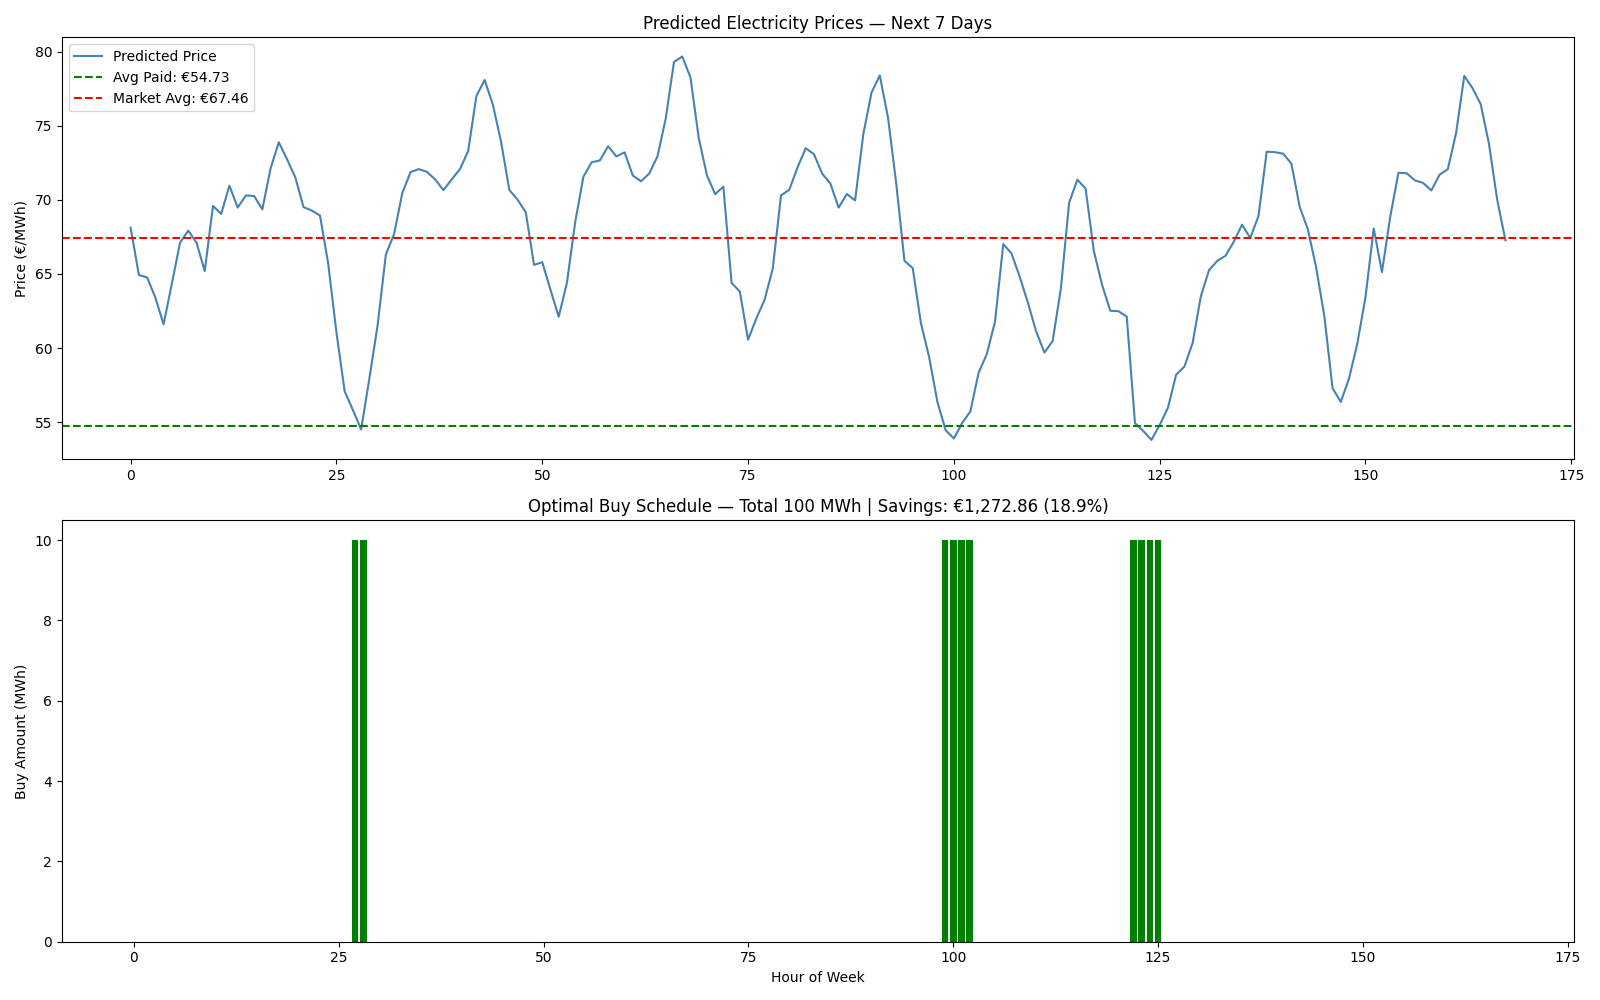

Recreate this plot in Python.
import pandas as pd
import numpy as np
import pickle
import matplotlib.pyplot as plt
from scipy.optimize import linprog

# ── Load model & data ──────────────────────────────────
with open("gridmind_model.pkl", "rb") as f:
    model = pickle.load(f)

energy = pd.read_csv("energy_dataset.csv")
energy["time"] = pd.to_datetime(energy["time"], utc=True)
energy = energy.set_index("time")

df = energy[["price actual"]].copy()
df["price actual"] = df["price actual"].ffill()

# ── Feature Engineering ────────────────────────────────
df["hour"]           = df.index.hour
df["dayofweek"]      = df.index.dayofweek
df["month"]          = df.index.month
df["is_weekend"]     = (df.index.dayofweek >= 5).astype(int)
df["price_lag_1h"]   = df["price actual"].shift(1)
df["price_lag_24h"]  = df["price actual"].shift(24)
df["price_lag_168h"] = df["price actual"].shift(168)
df["rolling_mean_24h"] = df["price actual"].rolling(24).mean()
df["rolling_std_24h"]  = df["price actual"].rolling(24).std()
df["rolling_mean_7d"]  = df["price actual"].rolling(168).mean()
df.dropna(inplace=True)

FEATURES = [
    "hour", "dayofweek", "month", "is_weekend",
    "price_lag_1h", "price_lag_24h", "price_lag_168h",
    "rolling_mean_24h", "rolling_std_24h", "rolling_mean_7d"
]

df["predicted_price"] = model.predict(df[FEATURES])

# ── Take last 7 days for optimization ─────────────────
week = df.tail(168).copy()
week = week.reset_index()
predicted_prices = week["predicted_price"].values
n_hours = len(predicted_prices)  # 168 hours

print("="*50)
print("  GridMind — Energy Portfolio Optimizer")
print("="*50)

# ── Optimization Problem ───────────────────────────────
# Goal: Buy exactly 100 MWh total over the week
# Constraint: Buy between 0 and 10 MWh per hour
# Objective: Minimize total cost
TOTAL_MWH   = 100   # total energy to buy (MWh)
MAX_PER_HOUR = 10   # max purchase per hour (MWh)
MIN_PER_HOUR = 0    # min purchase per hour (MWh)

# linprog minimizes: c @ x
# c = predicted prices (cost per MWh each hour)
c = predicted_prices

# Equality constraint: sum of all purchases = TOTAL_MWH
A_eq = np.ones((1, n_hours))
b_eq = np.array([TOTAL_MWH])

# Bounds: each hour between 0 and MAX_PER_HOUR
bounds = [(MIN_PER_HOUR, MAX_PER_HOUR)] * n_hours

print(f"\n  Problem Setup:")
print(f"  Total energy needed : {TOTAL_MWH} MWh")
print(f"  Time window         : {n_hours} hours (7 days)")
print(f"  Max per hour        : {MAX_PER_HOUR} MWh")
print(f"\n  Solving...")

result = linprog(c, A_eq=A_eq, b_eq=b_eq, bounds=bounds, method="highs")

if result.success:
    optimal_schedule = result.x
    total_cost       = result.fun
    avg_price_paid   = total_cost / TOTAL_MWH

    # Naive strategy: buy evenly across all hours
    naive_schedule   = np.full(n_hours, TOTAL_MWH / n_hours)
    naive_cost       = np.dot(naive_schedule, predicted_prices)
    savings          = naive_cost - total_cost
    savings_pct      = (savings / naive_cost) * 100

    print(f"\n{'='*50}")
    print(f"  Optimization Results")
    print(f"{'='*50}")
    print(f"  Optimal total cost  : €{total_cost:,.2f}")
    print(f"  Naive total cost    : €{naive_cost:,.2f}")
    print(f"  💰 Savings          : €{savings:,.2f} ({savings_pct:.1f}%)")
    print(f"  Avg price paid      : €{avg_price_paid:.2f}/MWh")
    print(f"  Avg market price    : €{predicted_prices.mean():.2f}/MWh")
    print(f"{'='*50}")

    # Top 10 best hours to buy
    buy_hours = pd.DataFrame({
        "hour_index"  : range(n_hours),
        "datetime"    : week["time"].values,
        "predicted_price": predicted_prices,
        "buy_mwh"     : optimal_schedule
    })
    buying = buy_hours[buy_hours["buy_mwh"] > 0.01].sort_values("predicted_price")
    print(f"\n  Top 10 Cheapest Hours to Buy:")
    print(f"  {'DateTime':<30} {'Price':>10} {'Buy (MWh)':>10}")
    print(f"  {'-'*52}")
    for _, row in buying.head(10).iterrows():
        print(f"  {str(row['datetime']):<30} €{row['predicted_price']:>8.2f}  {row['buy_mwh']:>8.2f}")

    # ── Plot ───────────────────────────────────────────
    fig, (ax1, ax2) = plt.subplots(2, 1, figsize=(16, 10))

    # Top chart: predicted prices
    ax1.plot(predicted_prices, color="steelblue", label="Predicted Price")
    ax1.axhline(avg_price_paid, color="green",  linestyle="--", label=f"Avg Paid: €{avg_price_paid:.2f}")
    ax1.axhline(predicted_prices.mean(), color="red", linestyle="--", label=f"Market Avg: €{predicted_prices.mean():.2f}")
    ax1.set_title("Predicted Electricity Prices — Next 7 Days")
    ax1.set_ylabel("Price (€/MWh)")
    ax1.legend()

    # Bottom chart: optimal buy schedule
    colors = ["green" if x > 0.01 else "lightgray" for x in optimal_schedule]
    ax2.bar(range(n_hours), optimal_schedule, color=colors)
    ax2.set_title(f"Optimal Buy Schedule — Total {TOTAL_MWH} MWh | Savings: €{savings:,.2f} ({savings_pct:.1f}%)")
    ax2.set_ylabel("Buy Amount (MWh)")
    ax2.set_xlabel("Hour of Week")

    plt.tight_layout()
    plt.savefig("optimization.png")
    plt.show()

    # Save schedule
    buy_hours.to_csv("optimal_schedule.csv", index=False)
    print("\n✅ Optimal schedule saved to optimal_schedule.csv")
    print("🚀 Phase 4 Complete!")

else:
    print("❌ Optimization failed:", result.message)
